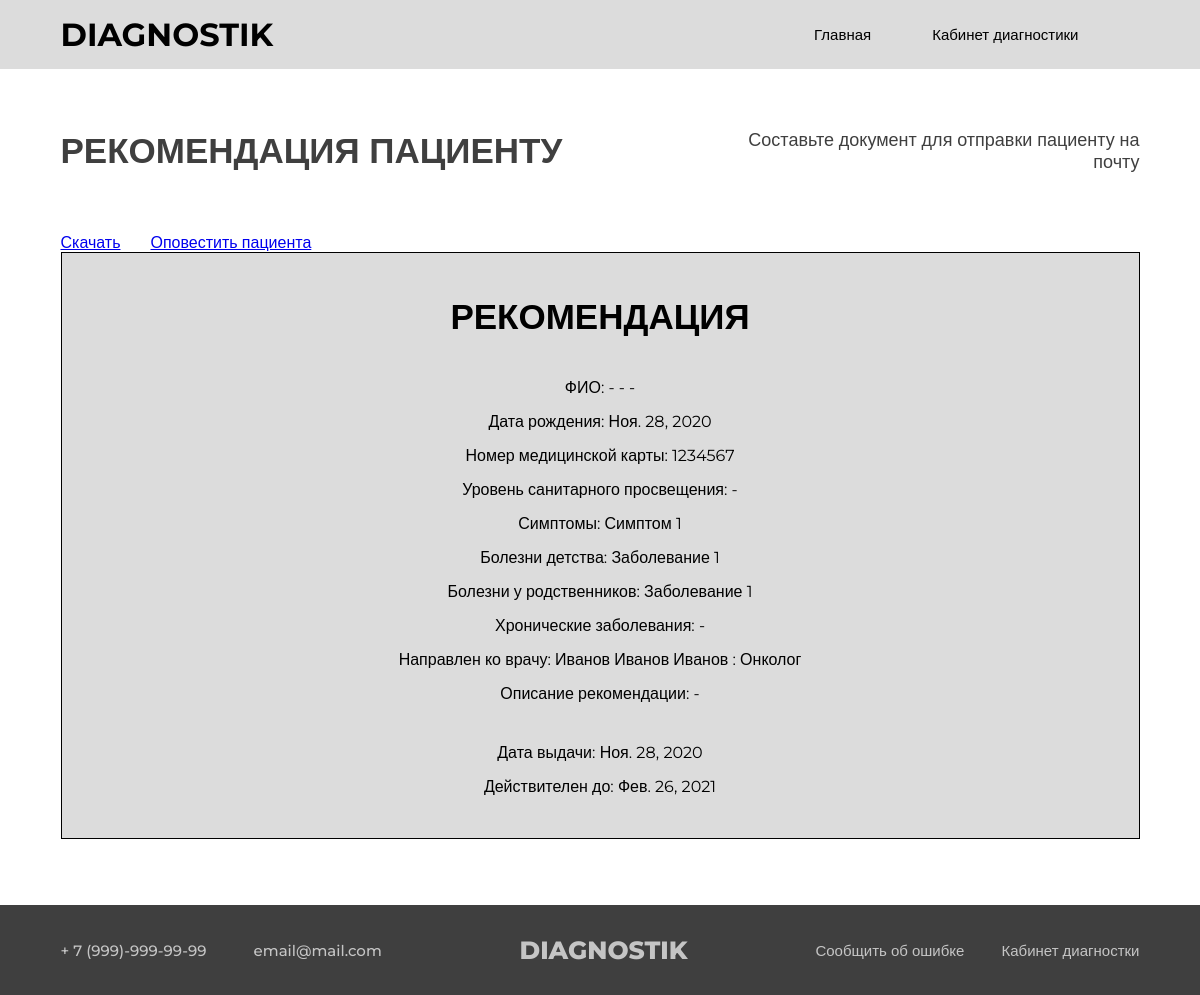
Page /patient/3/detail on the earlier database version.
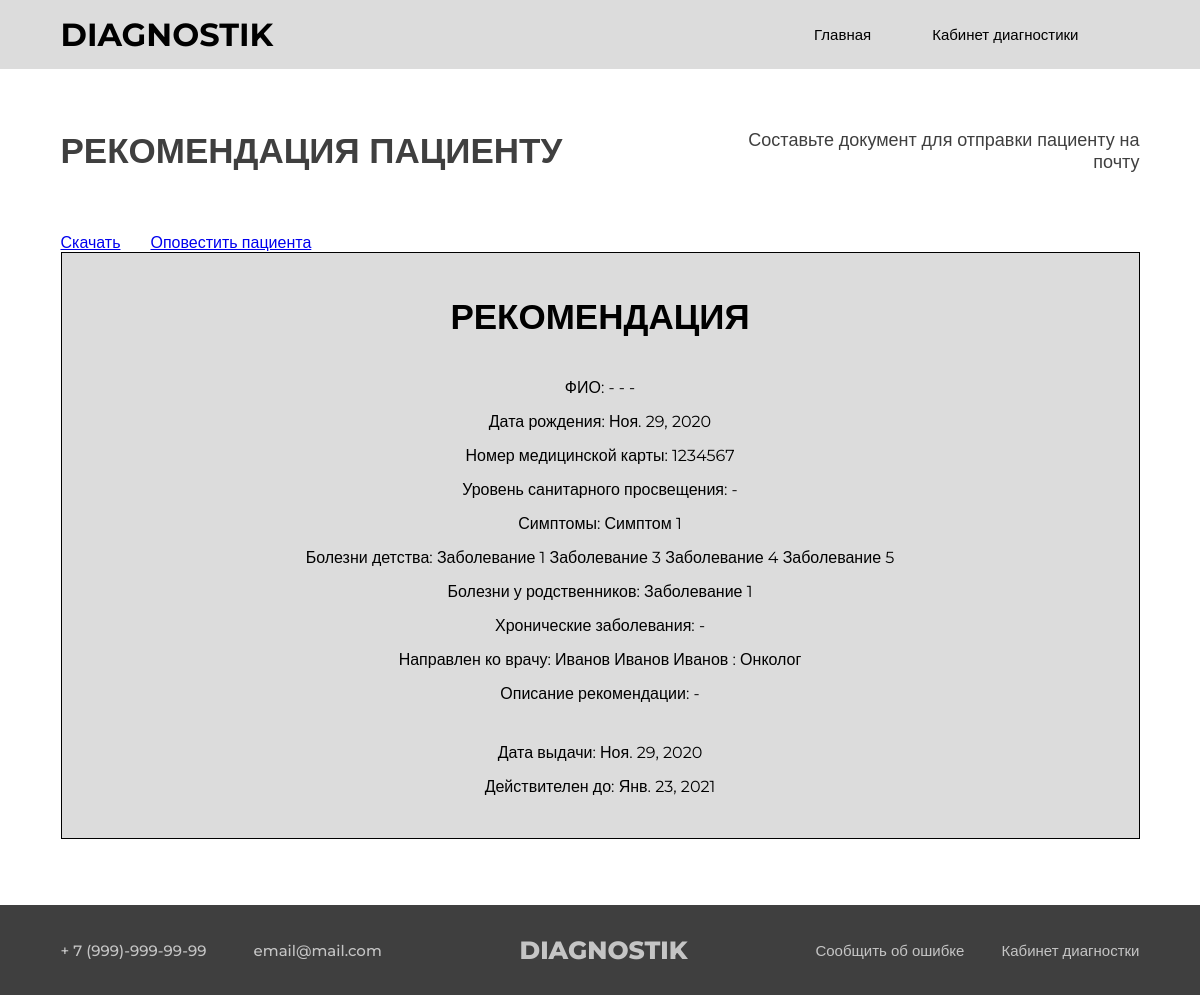
Same page on the later database version.
### app/models.py (models this page shows, shortened)
class Patient(models.Model):
    surname_patient             = models.CharField(max_length=50, verbose_name='Фамилия пациента', null=True, blank=True)
    name_patient                = models.CharField(max_length=50, verbose_name='Имя пациента', null=True, blank=True)
    middlename_patient          = models.CharField(max_length=50, verbose_name='Отчество пациента', null=True, blank=True)
    email                       = models.EmailField(verbose_name='Почта', max_length=254, null=True, blank=True)
    birthday_patient            = models.DateField(max_length=50, verbose_name='День рождение пациента', null=True, blank=True)
    gender_patient              = models.CharField(max_length=50, verbose_name='Пол пациента', null=True, blank=True)
    enlightenment_patient       = models.CharField(max_length=50, verbose_name='Санитарное просвящение пациента', null=True)
    number_of_medical_card      = models.CharField(max_length=50, verbose_name='Номер медицинской карты', null=True)
    symptoms_patient            = models.ManyToManyField('Symptom', verbose_name="Симптомы", related_name = 'symptoms_patient' , blank=True)
    childhood_diseases          = models.ManyToManyField('Disease', verbose_name="Болезни детства", related_name = 'childhood_diseases', blank=True)
    relatives_diseases          = models.ManyToManyField('Disease', verbose_name="Болезни у родственников", related_name = 'relatives_diseases', blank=True)
    chronic_disease             = models.CharField(max_length=250, verbose_name='Хронические заболевания', null=True, blank=True)
    description_recommendation  = models.CharField(max_length=200, verbose_name='Описание рекомендации', null=True, blank=True)
    date_recommendation         = models.DateField(max_length=50, verbose_name='Дата выдачи рекомендации', null=True, blank=True)
    period_recommendation       = models.DateField(max_length=50, verbose_name='Период времени', null=True, blank=True)
    fk_account                  = models.ForeignKey(Account, on_delete = models.DO_NOTHING, verbose_name = 'Врач', null=True, blank=True)
    class Meta:
        verbose_name            = "Пациент"
        verbose_name_plural     = "Пациенты"

class Symptom(models.Model):
    name_symptom            = models.CharField(max_length=50, verbose_name='Наименование симптома', null=False)
    description_symptom     = models.CharField(max_length=200, verbose_name='Описание симптома', null=False)
    class Meta:
        verbose_name            = "Симптом"
        verbose_name_plural     = "Симптомы"

class Disease(models.Model):
    name_disease                                = models.CharField(max_length=50, verbose_name='Наименование заболевания', null=False)
    description_disease                         = models.TextField(verbose_name='Описание заболевания', null=False)
    number_of_patients                          = models.IntegerField(verbose_name='Количество заболевших', null=True, default=0)
    symptoms                                    = models.ManyToManyField(Symptom, verbose_name="Симптом", related_name='diseases')
    status_genetic_predisposition               = models.BooleanField( verbose_name='Наличие генетических предрасположенностей', default=False)
    description_genetic_predisposition          = models.TextField(verbose_name='Описание генетической предрасположенности', null=True, blank=True, default='-')
    class Meta:
        verbose_name            = "Заболевание"
        verbose_name_plural     = "Заболевания"

### account/models.py (models this page shows, shortened)
class Account(AbstractBaseUser):
    username            = models.CharField(max_length=30, unique=True, verbose_name='Логин')
    surname_doctor      = models.CharField(max_length=50, verbose_name='Фамилия врача', null=True)
    name_doctor         = models.CharField(max_length=50, verbose_name='Имя врача', null=True)
    middlename_doctor   = models.CharField(max_length=50, verbose_name='Отчество врача', null=True)
    date_joined         = models.DateTimeField(max_length=50, verbose_name='Дата регистраци', null=True, auto_now_add=True)
    last_login          = models.DateTimeField(max_length=50, verbose_name='Дата последнего входа', null=True, auto_now=True)
    positions_doctor    = models.ForeignKey(Positions, on_delete = models.DO_NOTHING, verbose_name = 'Должность', null=True)
    diseases            = models.ManyToManyField(to='app.Disease', verbose_name="Заболевания", blank='True')
    is_staff            = models.BooleanField(verbose_name='Доктор-администратор',default = False)
    is_admin            = models.BooleanField(default = False)
    is_active           = models.BooleanField(default = True)
    is_superuser        = models.BooleanField(default = False)
    USERNAME_FIELD = 'username'
    REQUIRED_FIELDS = ['surname_doctor', 'name_doctor', 'middlename_doctor']
    objects = MyAccountManager()
    def __str__(self):
        return self.surname_doctor + ' ' + self.name_doctor + ' ' + self.middlename_doctor  + ' : ' + self.positions_doctor.positions_name
    class Meta:
        verbose_name = "Аккаунт"
        verbose_name_plural = "Аккаунты"

class Positions(models.Model):
    positions_name = models.CharField(max_length=50, verbose_name='Наименование роли')
    class Meta:
        verbose_name = "Роль"
        verbose_name_plural = "Роли"

### app/views.py (the view)
# urls.py: path('patient/<int:pk>/detail', views.patientDetailView.as_view(), name='patient_detail'),
class patientDetailView(DetailView):
    model = Patient
    form_class = PatientForm
    template_name = 'app/result_patient.html'
    context_object_name = 'patient'

### app/templates/app/result_patient.html (shortened to what this page needs)
{% extends 'app/BASE.html' %} {% load static %} {% block title %}Результат диагностики{% endblock %} {% block content %}
<section class="title">
    <div class="all_container">
        <div class="title_inner">
            <h1 class="name">РЕКОМЕНДАЦИЯ ПАЦИЕНТУ</h1>
            <h2 class="subname">Составьте документ для отправки пациенту на почту</h2>
        </div>
    </div>
</section>
<form action="" method="POST">
    <section class="main">
        <div class="all_container">
            <div class="all_links">
                <a class="all_link" href="{% url 'export_users_xls' patient.pk  %}">Скачать</a>
                <a class="all_link" href="{% url 'inform' patient.pk  %}">Оповестить пациента</a>
            </div>
            <div class="result_block">
                <div class="result_inner">
                    <p class="result_title">РЕКОМЕНДАЦИЯ</p>
                    <div class="result_subtitles">
                        <p class="result_subtitle">ФИО: {{ patient.surname_patient}} {{ patient.name_patient}} {{ patient.middlename_patient}}</p>
                        <p class="result_subtitle">Дата рождения: {{ patient.birthday_patient}}</p>
                        <p class="result_subtitle">Номер медицинской карты: {{ patient.number_of_medical_card}}</p>
                        <p class="result_subtitle">Уровень санитарного просвещения: {{ patient.enlightenment_patient}}</p>
                        <p class="result_subtitle">Симптомы: {% for s in patient.symptoms_patient.all %} {{ s.name_symptom}} {% endfor %}</p>
                        <p class="result_subtitle">Болезни детства: {% for s in patient.childhood_diseases.all %} {{ s.name_disease}} {% endfor %}</p>
                        <p class="result_subtitle">Болезни у родственников: {% for s in patient.relatives_diseases.all %} {{ s.name_disease}} {% endfor %}</p>
                        <p class="result_subtitle">Хронические заболевания: {{patient.chronic_disease}}</p>
                        <p class="result_subtitle">Направлен ко врачу: {{patient.fk_account}}</p>
                        <p class="result_subtitle">Описание рекомендации: {{patient.description_recommendation}}</p>
                        <p class="result_subtitle date">Дата выдачи: {{patient.date_recommendation}}</p>
                        <p class="result_subtitle">Действителен до: {{patient.period_recommendation}}</p>
                    </div>
                </div>
            </div>
        </div>
    </section>
</form>
{% endblock %}

Differences in the rows shown:
changed Patient "Иванов Иванов Иванов : Онколог": birthday_patient "Ноя. 28, 2020" → "Ноя. 29, 2020"; date_recommendation "Ноя. 28, 2020" → "Ноя. 29, 2020"; period_recommendation "Фев. 26, 2021" → "Янв. 23, 2021"
now on this page (row unchanged): Disease: name_disease "Заболевание 3"
now on this page (row unchanged): Disease: name_disease "Заболевание 4"
now on this page (row unchanged): Disease: name_disease "Заболевание 5"
